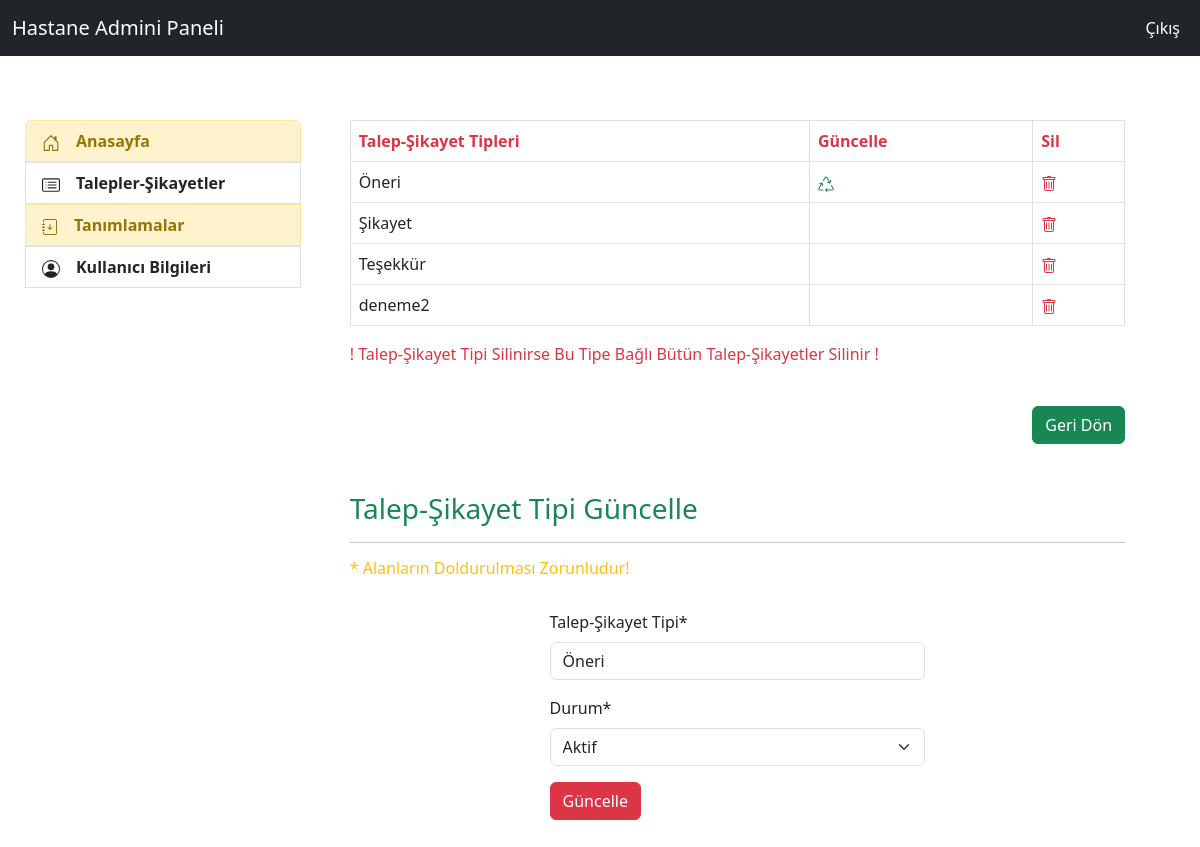
/feedbacks/feedback_type_update/5 (signed in), run on the app's committed database.
### feedback/models.py (models this page shows)
class FeedbackType(models.Model):
    idcompany= models.ForeignKey(Company,on_delete=models.CASCADE,verbose_name="f_type_company")
    name = models.CharField(max_length=8,verbose_name="Talep-Şikayet Tipi")
    status = models.CharField(max_length=6,verbose_name="Durum",choices=status_choices)
    def __str__(self):
        return self.name

### feedback/views.py (the view, shortened to what this page needs)
# urls.py: path('feedback_type_update/<int:id>',views.feedback_type_update,name="feedback_type_update"),
@login_required(login_url="user:login")
def feedback_type_update(request,id):
    k_user = request.user
    d_user = UserAddProfile.objects.filter(user=k_user).first()
    company_id = d_user.user_company
    feedback_types = FeedbackType.objects.filter(idcompany=company_id)
    feedback_type = FeedbackType.objects.get(id=id)
    form = FeedbackTypeForm(request.POST or None,instance=feedback_type)
    context={
        "feedback_types":feedback_types,
        "form":form,
        "id":id
    }
    return render(request,"admin/feedback_type_update.html",context)

### feedback/forms.py
class FeedbackTypeForm(ModelForm):
    class Meta:
        model = FeedbackType
        fields= ["name","status"]

### templates/admin/feedback_type_update.html (shortened to what this page needs)
{% extends "admin/layout.html" %}
{% block content %}
{% load crispy_forms_tags %}
<table class="table table-bordered">
  <thead>
    <tr>
      <th scope="col" class="text-danger">Talep-Şikayet Tipleri</th>
      <th scope="col" class="text-danger">Güncelle</th>
      <th scope="col" class="text-danger">Sil</th>
    </tr>
  </thead>
  <tbody>
  {% for feedback_type in feedback_types %}
        <tr>
            <td>{{feedback_type}}</td>
            {% if feedback_type.id == id %}
                <td><a class="text-success" href="{% url 'feedback:feedback_type_update' feedback_type.id %}">
                </a></td>
            {% else %}
                <td></td>
            {% endif %}
            <td><a class="text-danger" href="{% url 'feedback:feedback_type_delete' feedback_type.id %}">
            </a></td>
        </tr>
  {% endfor %}
  </tbody>
</table>
<p class="text-danger">! Talep-Şikayet Tipi Silinirse Bu Tipe Bağlı Bütün Talep-Şikayetler Silinir !</p>
<br>
<div class="d-flex justify-content-end ">
    <a class="btn btn-success" href="{% url 'feedback:feedback_type' %}">Geri Dön</a>
</div><br><br>
<h3 class="text-success">Talep-Şikayet Tipi Güncelle</h3>
<hr>
<h6 class="text-warning" >* Alanların Doldurulması Zorunludur!</h6><br>
<div class="row">
    <div class = "col-md-6 offset-md-3">
        <form method="POST" >
            {{form|crispy}}
            <button type="submit" class="btn btn-danger">Güncelle</button>
        </form>
    </div>
</div>
{% endblock  %}

### data on the page
FeedbackType: name "Öneri", status "Aktif"
FeedbackType: name "Şikayet"
FeedbackType: name "Teşekkür"
FeedbackType: name "deneme2"
